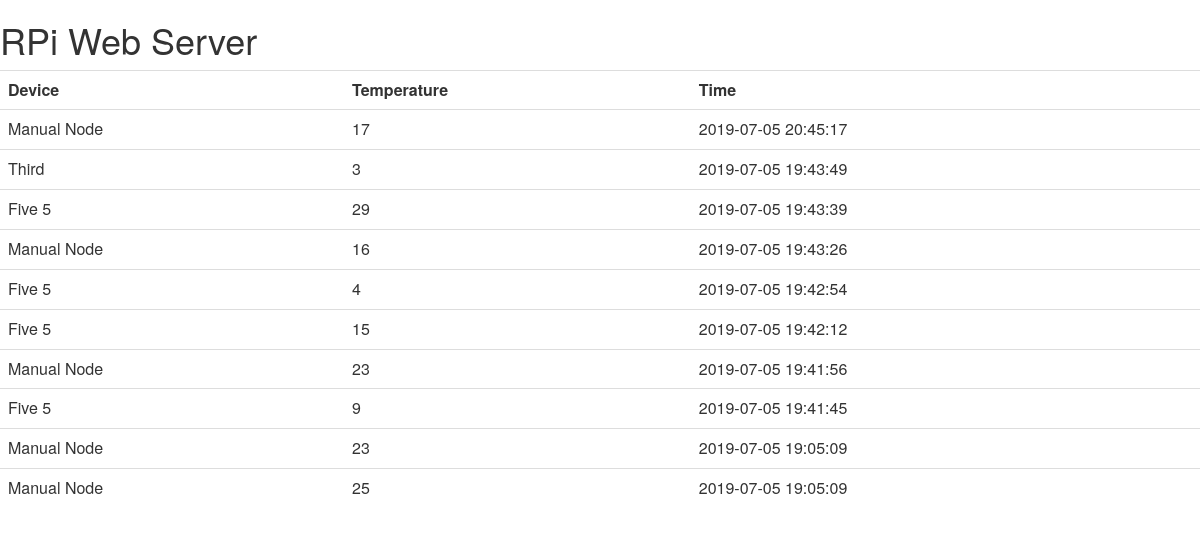
Before: / with the older database file.
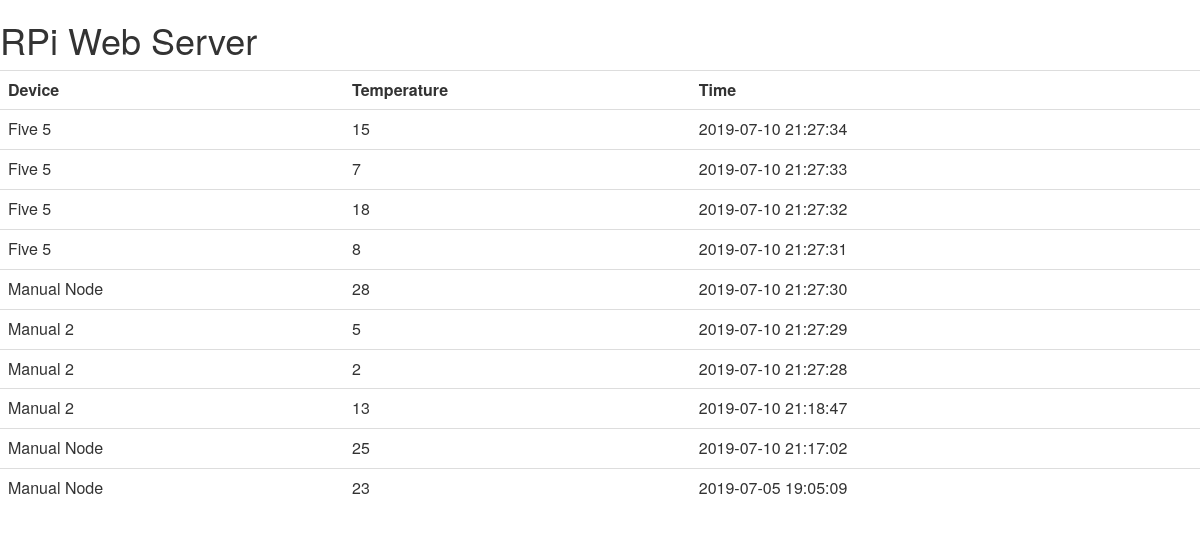
After: the same page with the newer database file.
### tables this page shows
CREATE TABLE readings(id INTEGER, nodeid INTEGER, datetime TEXT, temperature NUMERIC, humidity NUMERIC, FOREIGN KEY (nodeid) REFERENCES nodes(id));

CREATE TABLE nodes(id INTEGER PRIMARY KEY AUTOINCREMENT, name TEXT);

### app.py (the view)
@app.route("/")
def main():
   conn=sqlite3.connect('sensors.db')
   conn.row_factory = dict_factory
   c=conn.cursor()
   c.execute("""SELECT nodes.name, readings.temperature, readings.datetime
		FROM nodes LEFT JOIN readings ON (nodes.id = readings.nodeid)
		   ORDER BY readings.datetime DESC LIMIT 10;""")
   readings = c.fetchall()
   return render_template('main.html', readings = readings)

### app.py (called while the page is built)
def dict_factory(cursor, row):
    d = {}
    for idx, col in enumerate(cursor.description):
        d[col[0]] = row[idx]
    return d

### templates/main.html (shortened to what this page needs)
<!DOCTYPE>
<head>
<link rel="stylesheet" href="https://maxcdn.bootstrapcdn.com/bootstrap/3.3.6/css/bootstrap.min.css">
   <link rel="stylesheet" href="https://maxcdn.bootstrapcdn.com/bootstrap/3.3.6/css/bootstrap-theme.min.css">
</head>
<body>
	<h1>RPi Web Server</h1>
	<table class="table table-hover">
		<tr>
		<th>Device</th>
		<th>Temperature</th>
		<th>Time</th>
		</tr>
		{% for entry in readings %}
			<tr>
			<td>{{entry.name}}</td>
			<td>{{entry.temperature}}</td>
			<td>{{entry.datetime}}</td>
                        </tr>
		{%endfor%}
	</table>
</body>
</html>

Changed rows visible on the page:
no longer on this page (row unchanged): readings: name "Manual Node", temperature "25", datetime "2019-07-05 19:05:09"
added readings: name "Five 5", temperature "15", datetime "2019-07-10 21:27:34"
changed readings (number 2 of 10 on the later page): name "Manual Node" → "Five 5"; temperature "17" → "7"; datetime "2019-07-05 20:45:17" → "2019-07-10 21:27:33"
changed readings (number 3 of 10 on the later page): name "Third" → "Five 5"; temperature "3" → "18"; datetime "2019-07-05 19:43:49" → "2019-07-10 21:27:32"
changed readings (number 4 of 10 on the later page): temperature "29" → "8"; datetime "2019-07-05 19:43:39" → "2019-07-10 21:27:31"
changed readings (number 5 of 10 on the later page): temperature "16" → "28"; datetime "2019-07-05 19:43:26" → "2019-07-10 21:27:30"
changed readings (number 6 of 10 on the later page): name "Five 5" → "Manual 2"; temperature "4" → "5"; datetime "2019-07-05 19:42:54" → "2019-07-10 21:27:29"
changed readings (number 7 of 10 on the later page): name "Five 5" → "Manual 2"; temperature "15" → "2"; datetime "2019-07-05 19:42:12" → "2019-07-10 21:27:28"
changed readings (number 8 of 10 on the later page): name "Manual Node" → "Manual 2"; temperature "23" → "13"; datetime "2019-07-05 19:41:56" → "2019-07-10 21:18:47"
changed readings (number 9 of 10 on the later page): name "Five 5" → "Manual Node"; temperature "9" → "25"; datetime "2019-07-05 19:41:45" → "2019-07-10 21:17:02"
